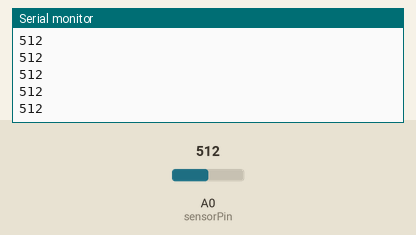
Simulated run of this sketch. Board: Arduino Uno, built with avr-gcc and run on an emulated ATmega328P. Shown: the last lines printed to the serial monitor. The test bench sets the inputs (shaded band); at power-on: A0 (sensorPin) = 512.

Above: at 6.2 s.
6.3 s: A0 (sensorPin) set to 716
At 6.77 s:
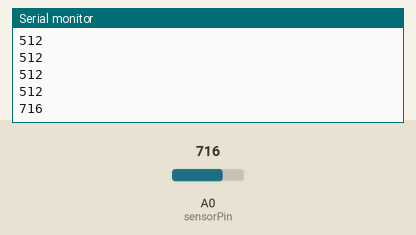
7.8 s: A0 (sensorPin) set to 900
At 7.97 s:
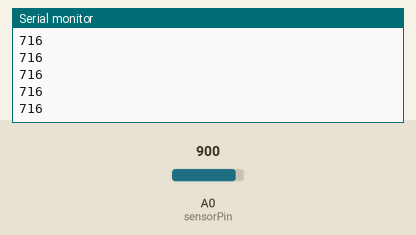
Timing chart, 0 to 10.8 s (numbered marks = the images above; inputs shaded):
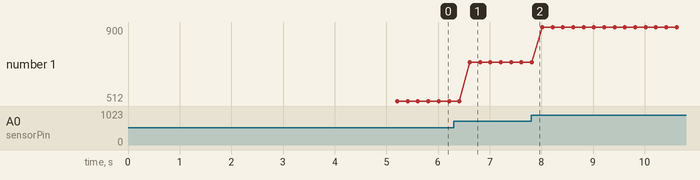

Measured:
- after the input at 6.3 s, the serial monitor: prints a new line after 0.31 s (image 1)
- plotted number 1: 512 → 716 after the input at 6.3 s, 716 → 900 after the input at 7.8 s

The sketch:

example3_arduino.ino
```cpp
const int sensorPin = A0;
const int DELAY_MS = 200;

// variables:
int sensorValue = 0;         // the sensor value
int sensorMin = 1023;        // minimum sensor value
int sensorMax = 0;           // maximum sensor value


void setup() {
  Serial.begin(9600);

   // calibrate during the first five seconds

   while (millis() < 5000) {
    sensorValue = analogRead(sensorPin);

    // record the maximum sensor value
    if (sensorValue > sensorMax) {
      sensorMax = sensorValue;
    }
    // record the minimum sensor value
    if (sensorValue < sensorMin) {
      sensorMin = sensorValue;
    }
    // delay a bit
    delay(50);
  }
}

void loop() {

   // read the sensor:
  sensorValue = analogRead(sensorPin);
  // apply the calibration to the sensor reading
  //sensorValue = map(sensorValue, sensorMin, sensorMax, 0, 1024);
  // in case the sensor value is outside the range seen during calibration
  sensorValue = constrain(sensorValue, 0, 1023);
  delay(DELAY_MS);
  Serial.println(sensorValue);

}
```
